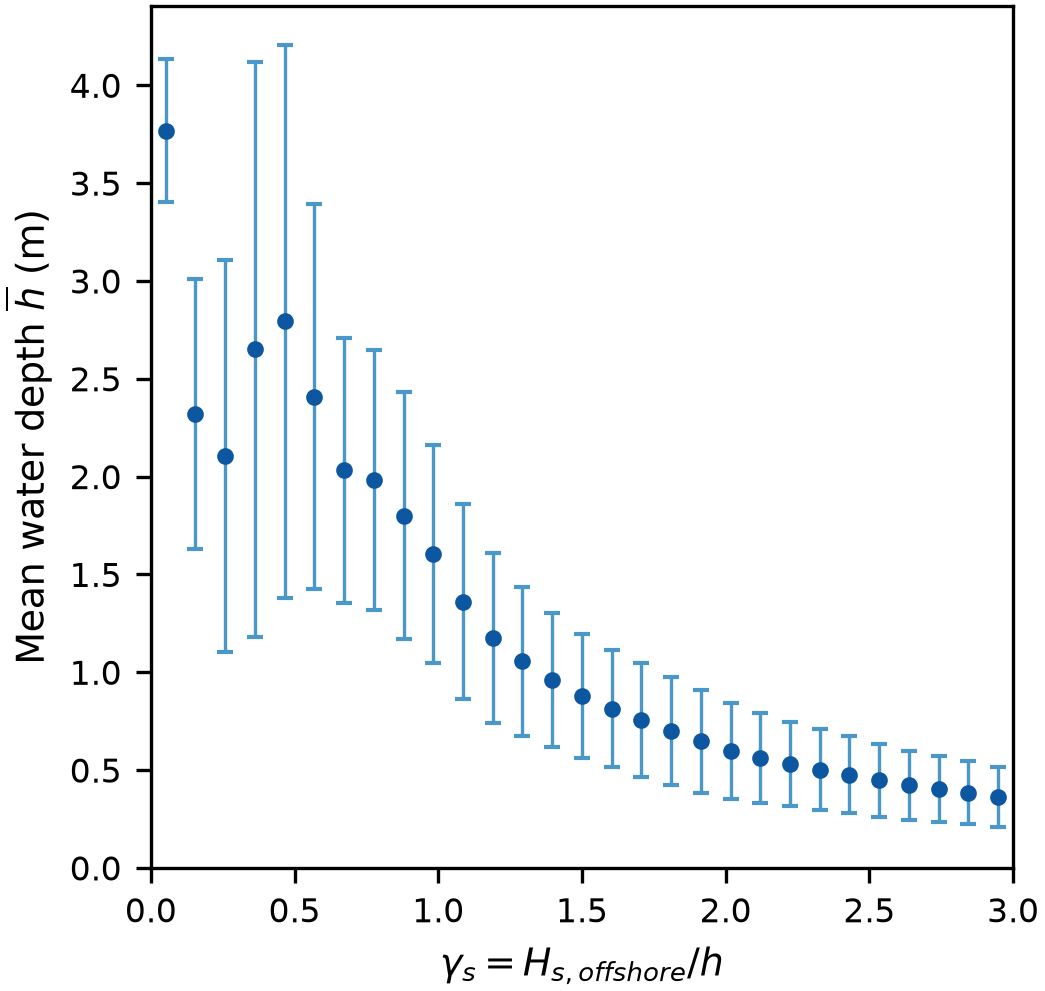

Reproduce this figure in Python.
"""Supplemental: weighted mean water depth per breaker-index (gamma_s) bin, with +/- 1 sigma error bars."""

import numpy as np
import xarray as xr
import matplotlib.pyplot as plt
from pathlib import Path

from common.figure_style import apply_style, savefig, COL_W

DATA_PATH   = str(Path(__file__).parent.parent / 'combined_dunex_dataset_v2_lerp.nc')
OUTPUT_PATH = str(Path(__file__).parent / '01c_mean_depth_per_gamma.png')


def main():
    apply_style()

    ds = xr.open_dataset(DATA_PATH)

    depth   = ds.depth.values.flatten()
    gamma_s = (ds.waveHs / (ds.depth + ds.setup)).values.flatten()
    counts  = ds.observation_count.values.flatten()
    valid   = ~(np.isnan(gamma_s) | np.isnan(counts) | np.isnan(depth)) & (counts > 0) & (gamma_s > 0)

    gv, dv, wt = gamma_s[valid], depth[valid], counts[valid]

    x_max = 3
    bins    = np.linspace(0, x_max, 30)
    centers = 0.5 * (bins[:-1] + bins[1:])

    cnt   = np.histogram(gv, bins, weights=wt)[0]
    sw_d  = np.histogram(gv, bins, weights=wt * dv)[0]
    sw_d2 = np.histogram(gv, bins, weights=wt * dv ** 2)[0]
    mean_d = np.divide(sw_d, cnt, out=np.full_like(sw_d, np.nan), where=cnt > 0)
    var_d  = np.divide(sw_d2, cnt, out=np.full_like(sw_d2, np.nan), where=cnt > 0) - mean_d ** 2
    std_d  = np.sqrt(np.clip(var_d, 0, None))

    fig, ax = plt.subplots(figsize=(COL_W, COL_W))

    ax.errorbar(centers, mean_d, yerr=std_d, fmt='o', markersize=3,
                color=plt.cm.Blues(0.85), ecolor=plt.cm.Blues(0.6),
                elinewidth=0.8, capsize=2, zorder=3)

    ax.set_xlabel(r'$\gamma_s = H_{s,offshore} / h$')
    ax.set_ylabel(r'Mean water depth $\overline{h}$ (m)')
    ax.set_box_aspect(1)
    ax.set_xlim(0, x_max)
    ax.set_ylim(bottom=0)

    fig.tight_layout(pad=0.3)
    savefig(fig, OUTPUT_PATH)


if __name__ == '__main__':
    main()
